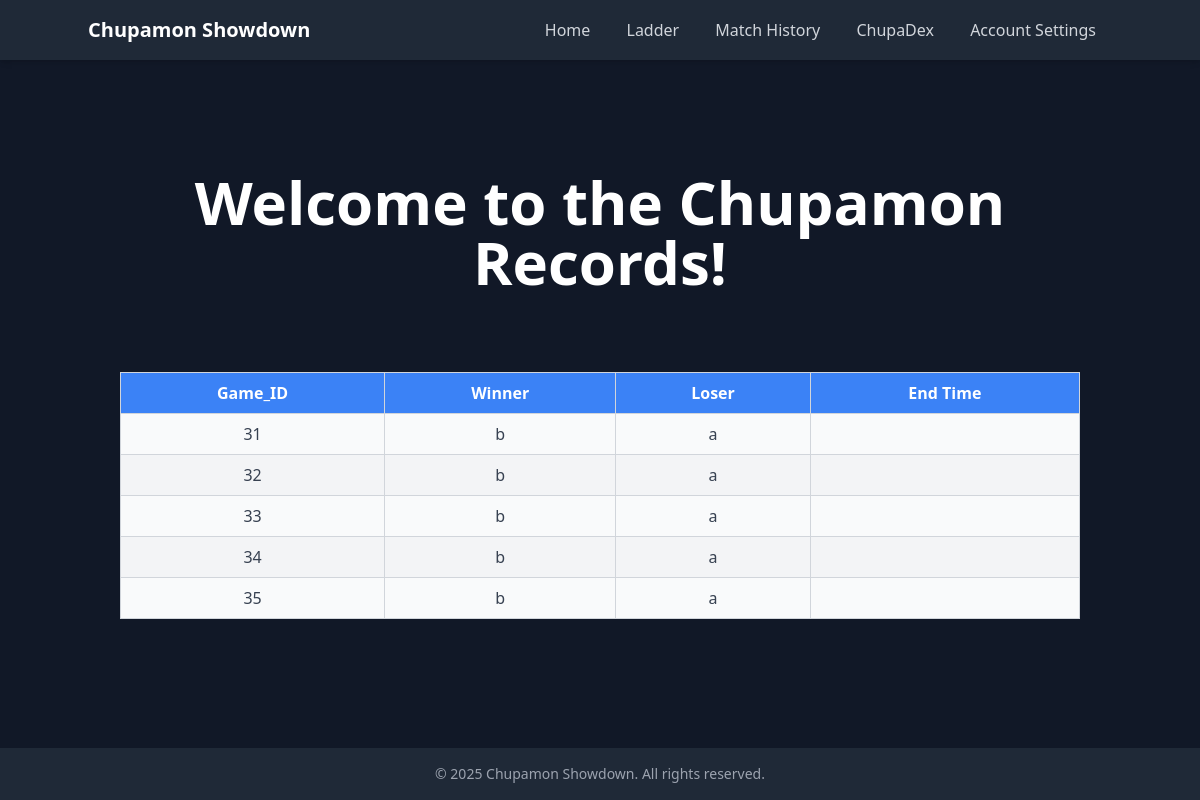
/history (signed in), run on an earlier commit of the app's database.
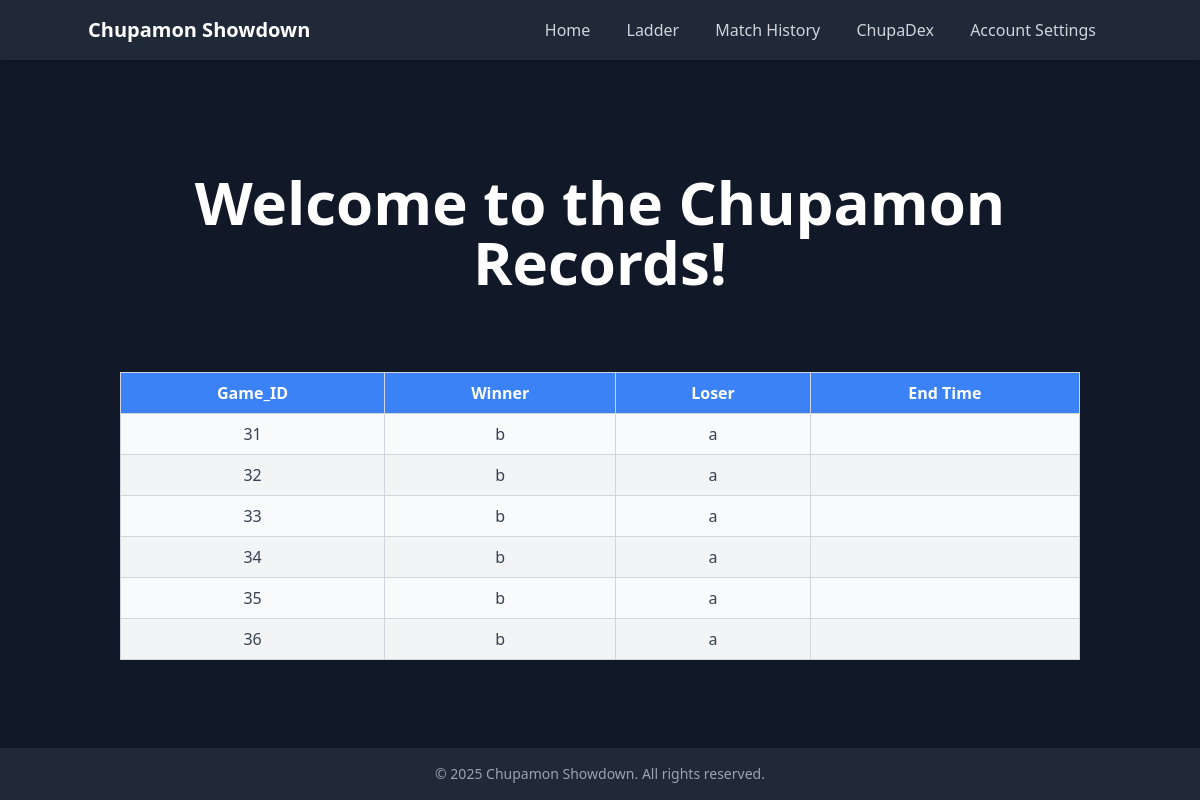
And on a later commit of the database.
### tables this page shows
CREATE TABLE gameChallenge (challenge_ID INTEGER PRIMARY KEY AUTOINCREMENT, challenger TEXT, challenged TEXT, accepted_status TEXT);

### __init__.py (the view)
@app.route("/history", methods=['GET', 'POST'])
def history():
    passValue = 'username' in session
    challenge_data = []
    if passValue:
        challenge_data = db.getChallengeHistory(session['username'])
    return render_template("history.html", mode = mode, logged_in = passValue, challenge_data = challenge_data)

### db.py (called while the page is built)
def getChallengeHistory(username):
    db = sqlite3.connect(DB_FILE, check_same_thread=False)
    c = db.cursor()
    c.execute("SELECT * FROM gameChallenge WHERE challenger = ? OR challenged = ?", (username, username))
    result = c.fetchall()
    print(result)
    db.close()
    if result:
        return result
    else:
        return -1

### templates/history.html (shortened to what this page needs)
<!DOCTYPE html>
<html lang="en">
   <head>
      <script src="https://cdn.tailwindcss.com"></script>
   </head>
   {% if mode %}
   <body class="bg-white text-black min-h-screen flex flex-col">
      {% else %}
      <body class="bg-gray-900 text-white min-h-screen flex flex-col">
         {% endif %}
         {% if mode %}
         <header class="bg-gray-300 p-4 shadow-md">
            <div class="container mx-auto flex items-center justify-between">
               <h1 class="text-xl font-bold"><a href="/"> Chupamon Showdown </a> </h1>
               <nav>
                  <a href="/" class="text-gray-700 hover:text-black px-4">Home</a>
                  <a href="/ladder" class="text-gray-700 hover:text-black px-4">Ladder</a>
                  <a href="/history" class="text-gray-700 hover:text-black px-4">Match History</a>
                  <a href="/chupadex" class="text-gray-700 hover:text-black px-4">ChupaDex</a>
                  <button onclick="toggleHidden('settings')" class="text-gray-700 hover:text-black px-4">Account Settings</button>
               </nav>
            </div>
         </header>
         {% else %}
         <header class="bg-gray-800 p-4 shadow-md">
            <div class="container mx-auto flex items-center justify-between">
               <h1 class="text-xl font-bold"><a href="/"> Chupamon Showdown </a> </h1>
               <nav>
                  <a href="/" class="text-gray-300 hover:text-white px-4">Home</a>
                  <a href="/ladder" class="text-gray-300 hover:text-white px-4">Ladder</a>
                  <a href="/history" class="text-gray-300 hover:text-white px-4">Match History</a>
                  <a href="/chupadex" class="text-gray-300 hover:text-white px-4">ChupaDex</a>
                  <button onclick="toggleHidden('settings')" class="text-gray-300 hover:text-white px-4">Account Settings</button>
               </nav>
            </div>
         </header>
         {% endif %}
      <main class="flex-grow container mx-auto p-8">
         <div class="text-center">
            <h2 class="text-6xl font-bold mb-20 mt-20">Welcome to the Chupamon Records!</h2>
         </div>
         <table class="w-full table-auto border-collapse border border-gray-200">
            <thead class="bg-blue-500 text-white">
               <tr>
                  <th class="px-4 py-2 border border-gray-300">Game_ID</th>
                  <th class="px-4 py-2 border border-gray-300">Winner</th>
                  <th class="px-4 py-2 border border-gray-300">Loser</th>
                  <th class="px-4 py-2 border border-gray-300">End Time</th>
               </tr>
            </thead>
            <tbody id="ranking-body" class="text-gray-700">
               {% for challenge in challenge_data %}
               <tr class="odd:bg-gray-50 even:bg-gray-100">
                  <td class="px-4 py-2 text-center border border-gray-300"> {{challenge[0]}} </td>
                  <td class="px-4 py-2 text-center border border-gray-300"> {{challenge[1]}}</td>
                  <td class="px-4 py-2 text-center border border-gray-300">{{challenge[2]}}</td>
                  <td class="px-4 py-2 text-center border border-gray-300"> {{challenge[4]}} </td>
               </tr>
               {% endfor %}
            </tbody>
         </table>
      </main>
      {% if mode %}
      <footer class="bg-gray-300 p-4 text-center">
      <p class="text-gray-700 text-sm">&copy; 2025 Chupamon Showdown. All rights reserved.</p>
      {% else %}
      <footer class="bg-gray-800 p-4 text-center">
         <p class="text-gray-400 text-sm">&copy; 2025 Chupamon Showdown. All rights reserved.</p>
         {% endif %}
      </footer>
   </body>
</html>

What changed in the data, as far as the page shows it:
added gameChallenge: challenge_ID "36", challenger "b", challenged "a"
